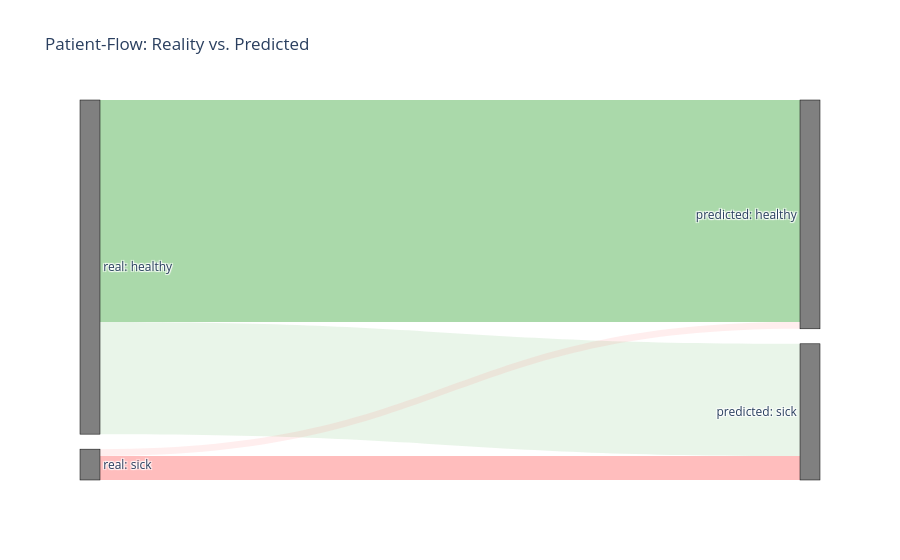

The code cell stored with this chart in its notebook:
### Code cell
import plotly.graph_objects as go

cm = confusion_matrix(y_val, y_val_pred)

label_list = [
    "real: early", "real: late", "real: healthy",
    "predicted: early", "predicted: late", "predicted: healthy"
]

source = [0, 0, 0, 1, 1, 1, 2, 2, 2]
target = [3, 4, 5, 3, 4, 5, 3, 4, 5]
value = cm.flatten()

color_link = [
    'rgba(255, 90, 90, 0.4)', 'rgba(255, 90, 90, 0.2)', 'rgba(255, 90, 90, 0.1)',
    'rgba(255, 127, 14, 0.2)', 'rgba(255, 127, 14, 0.4)', 'rgba(255, 127, 14, 0.1)',
    'rgba(44, 160, 44, 0.1)', 'rgba(44, 160, 44, 0.1)', 'rgba(44, 160, 44, 0.4)'
]

fig2 = go.Figure(data=[go.Sankey(
    node = dict(
      pad = 15, thickness = 20, line = dict(color = "black", width = 0.5),
      label = label_list, color = "grey"
    ),
    link = dict(
      source = source, target = target, value = value, color = color_link
  ))])

fig2.update_layout(title_text="Patient-Flow: Reality vs. Predicted", font_size=12)
show_and_save(fig2, "sankey_patient_flow")

### Figure 1 — Plotly figure (JSON) as saved in the notebook; plotly's stock layout.template omitted (floating-point values rounded to 4 significant figures)
{"data": [{"link": {"color": ["rgba(44, 160, 44, 0.4)", "rgba(44, 160, 44, 0.1)", "rgba(255, 90, 90, 0.1)", "rgba(255, 90, 90, 0.4)"], "source": [0, 0, 1, 1], "target": [2, 3, 2, 3], "value": [21744, 10987, 668, 2354]}, "node": {"color": "grey", "label": ["real: healthy", "real: sick", "predicted: healthy", "predicted: sick"], "line": {"color": "black", "width": 0.5}, "pad": 15, "thickness": 20}, "type": "sankey"}], "layout": {"font": {"size": 12}, "title": {"text": "Patient-Flow: Reality vs. Predicted"}}}
